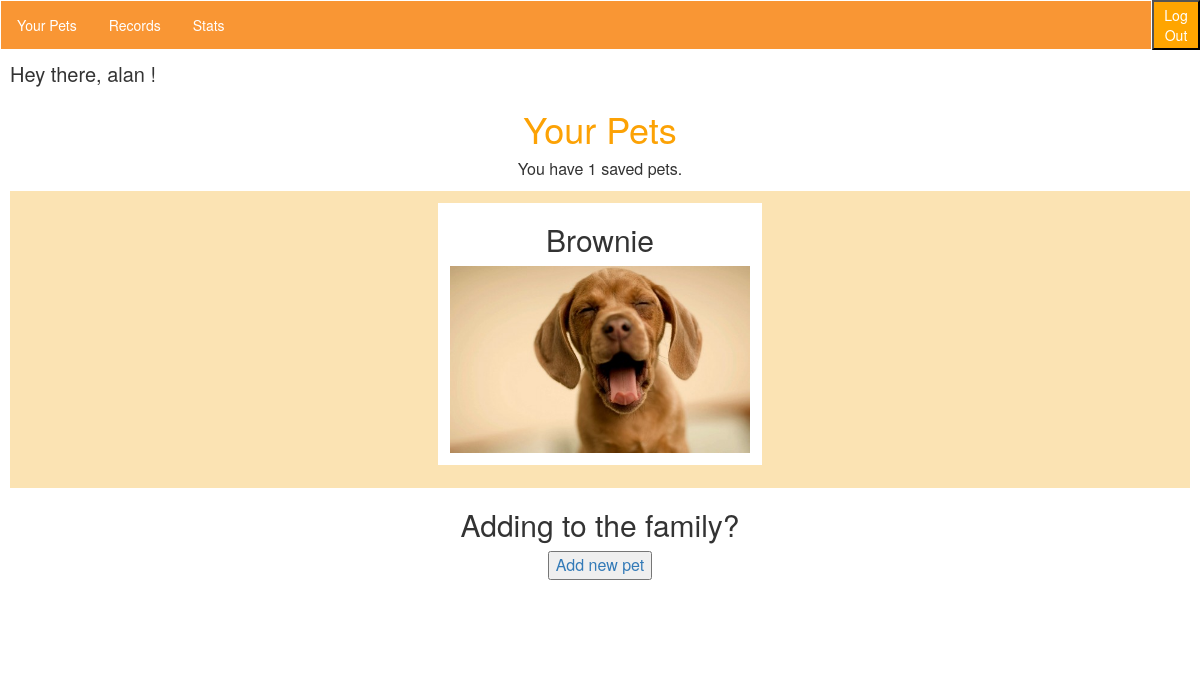
Screenshot of /records/pets/ (signed in) with the database file from the repository.
### records/models.py (models this page shows, shortened)
class Pet(models.Model):
    petName = models.CharField(max_length=100, default='My Pet')
    petImage = models.ImageField(default='default.png', blank=True)
    author = models.ForeignKey(User, on_delete=models.CASCADE, default=None)

### records/views.py (the view)
@login_required(login_url="/accounts/login/")
def your_pet(request):
    pets = Pet.objects.filter(author=request.user)
    numberOfPets = len(pets)
    return render(request, 'records/your-pet.html', {'pets': pets, 'number': numberOfPets},)

### records/templates/records/your-pet.html
{% extends 'interior_layout.html' %}
{% block content %}
<h1>Your Pets</h1>
<div style="font-size:medium; margin-left: 0%; background:transparent; text-align:center;">
    <p>You have {{number}} saved pets.</p></div>
<div id="family_wrapper" style="margin: 0; padding:1%; background:#fbe3b3; text-align:center;">
        {% for pet in pets %}
    <div class="individual_pet" style="background:white; margin-bottom:1%; padding-right:1%; padding-bottom:1%; padding-left:1%; width:auto; text-align:center; display:inline-block;" >
        <h2>{{pet.petName}}</h2>
        <img src="{{ pet.petImage.url }}" width="300px"></div>
    {% endfor %}
</div>
<div style="font-size:medium; margin-bottom: 5%; background:transparent; text-align:center;"><h2>Adding to the family?</h2>
    <a href="/records/addpet"><button>Add new pet</button></a></div>
    </div>
{% endblock %}

### templates/interior_layout.html (shortened to what this page needs)
{% load static from staticfiles %}
<html>
    <head>
        <link rel="stylesheet" href="//maxcdn.bootstrapcdn.com/bootstrap/3.2.0/css/bootstrap.min.css">
        <link rel="stylesheet" href="//maxcdn.bootstrapcdn.com/bootstrap/3.2.0/css/bootstrap-theme.min.css">
        <link rel="stylesheet" href="{% static 'style.css' %}">
    </head>
    <body>
        <div class="navbar" style="width:96%; float:left; display:inline;">
            <ul>
                <li><a href="/records/your-pet">Your Pets</a></li>
                                <li><a href="/records">Records</a></li>
                <li><a href="/records/stats">Stats</a></li>
            </ul></div>
<ul class="logout_button" style="height:99px; margin-right:0px; background:orange; color:white; border:0px; position:absolute; display:inline; clear:right; margin-left:0px; margin-top:0px; width:auto;">
                    <form class="logout-link" action="/accounts/logout/" method="POST">
                        <button class="logout_button" style="height:50%; width:auto; background:orange;" type="submit">Log Out</button>
                    </form>
            </ul>
<br >
        <div class="wrapper">
            <p style=" font-size: 20px;">Hey there, {{ request.user }} !</p>
            {% block content %}
            {% endblock %}
    </body>
</html>

### records/static/style.css (style rules this page uses)
body { background: #ffffff; }
h1 { text-align: center; color: #FCA205; }
.navbar { height: 40px; }
ul { list-style-type: none; margin: 0; padding: 0; overflow: hidden; background-color: #f99634; }
li { float: left; }
li a { display: block; color: white; text-align: center; padding: 14px 16px; text-decoration: none; }
* { box-sizing: border-box; }
.wrapper { width:100%; background:white; position:absolute; margin-top:30px; padding:10px; }

### rows the page displays
Pet: petName "Brownie", petImage (picture)

### other values shown
{{ request.user }} "alan"
{{ number }} "1"
